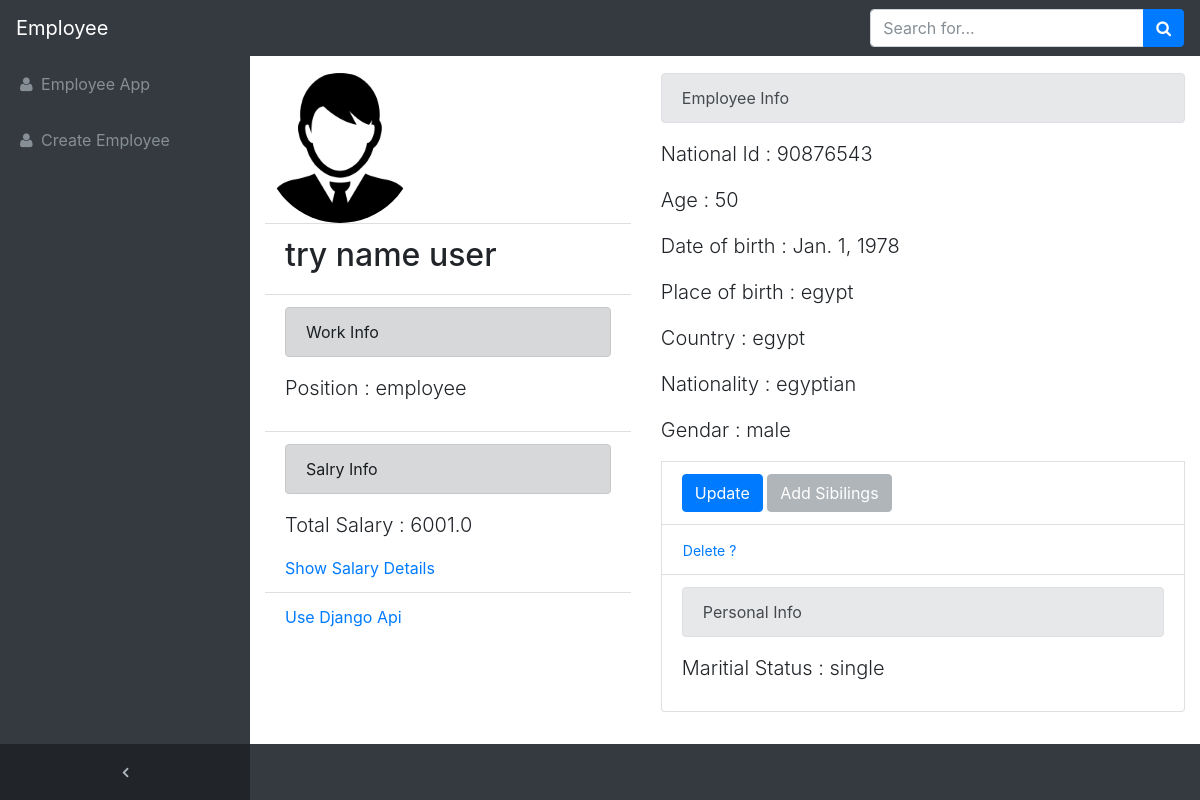
The page /try/ on the database its author committed.
### mainapp/models.py (models this page shows, shortened)
class Employee(models.Model):
	first_name		= models.CharField(max_length=50)
	last_name		= models.CharField(max_length=50)
	middle_name		= models.CharField(max_length=50)
	slug 	   		= models.SlugField(blank=True ,
						unique=True)
	image 			= models.ImageField(
						upload_to = upload_image_path ,
				        blank= True)
	national_id		= models.CharField(max_length=15 ,
						unique=True)
	position 		= models.CharField(max_length=120 ,
						default='Employee',
				  		choices=POSITION_CHOICES)
	jop 			= models.CharField(max_length=150,
						 blank= True )
	age 			= models.IntegerField()
	date_of_birth	= models.DateField()
	timestamp   	= models.DateTimeField(
						auto_now_add=True)
	place_of_birth  = models.CharField(max_length=120)
	country 		= models.CharField(max_length=50)
	nationality 	= models.CharField(max_length=50)
	maritial_status = models.CharField(max_length=50 ,
					default ='Male' ,
					choices=MARIRTIAL_STATUS_CHOICES)
	gendar 			=  models.CharField(max_length=50 ,
						default ='Male' ,
						choices=GENDAR_COICES)
	objects 		= EmployeeManager()
	def full_name(self):
		self.FullName = self.first_name + ' ' + self.middle_name+ ' '+self.last_name
		return self.FullName

### salary/models.py (models this page shows, shortened)
class Salary(models.Model):
	employee 		= models.OneToOneField(Employee)
	main_salary 	= models.DecimalField(
						max_digits =15,
						decimal_places=2)
	total_earnings  = models.DecimalField(
						default=0,
						max_digits=15,
						decimal_places=2 ,
						blank=True)
	total_deductions = models.DecimalField(
						max_digits=15,
						decimal_places=2 ,
						blank=True ,default=0)
	deductions 		= models.ManyToManyField(
						Deduction
						,blank=True)
	earnings 		= models.ManyToManyField(
						Earnings
						,blank=True)
	def total_salary(self):
		total = float(self.main_salary) + float(self.total_earnings) -float(self.total_deductions)
		return (total)
	def get_absolute_url(self):
		pk = self.id
		return reverse('salary:detail',kwargs={'pk':pk})

### mainapp/views.py (the view)
class EmployeeDetailView(DetailView):
	template_name= 'mainapp/detailview.html'
	def get_object(self,*args,**kwargs):
		request = self.request
		slug = self.kwargs.get('slug')
		qs = Employee.objects.filter(slug=slug)
		if qs.count() != 1:
			raise Http404("Employee doesn't exist !")
		return qs.first()
	def get_context_data(self,*args,**kwargs):
		context = super( EmployeeDetailView ,
			 self).get_context_data(*args,**kwargs)
		e = context.get('object')
		qs = Sibilings.objects.filter(employee=e)
		form = SibilingsForm()
		s_info = Salary.objects.filter(employee=e)
		salary_info =s_info.first()
		context['sibilings'] 	= qs
		context['form']			= form
		context['salary_info']	= salary_info
		return context

### siblings/forms.py
class SibilingsForm (forms.Form):
	relation  = forms.CharField(
					label='Relation' ,
					widget=forms.Select(
					choices=RELATION_CHOICES,
					attrs={"class":"form-control"
					}))
	full_name  = forms.CharField(
					label='Full Name' ,
					widget=forms.TextInput(
					attrs={"class":"form-control"
					,"placeholder":"Full Name"}))
	age  = forms.CharField(label='Age' ,
				widget=forms.TextInput(
					attrs={"class":"form-control"
					,"placeholder":"Age"}))
	nationality = forms.CharField(label='Nationality' ,
					widget=forms.TextInput(
					attrs={"class":"form-control"
					,"placeholder":"Nationality"}))

### mainapp/models.py (called while the page is built)
	def get_queryset(self):
		return EmployeeQuerySet(self.model, using=self._db)

### templates/mainapp/detailview.html (shortened to what this page needs)
{% extends 'base.html' %}
{% load static %}
{% block content %}
 {% include "siblings/sibilings_moda.html" with employee=object %}
<div class='container'>
  <div class="row featurette">
     <div class=" mx-auto col-md-5">
      {% if object.image %}
            <img class="featurette-image rounded-circle  mx-auto" src="{{ object.image.url }}" alt="Generic placeholder image"  width="150" height="150"> {% elif object.gendar == "male" %}
             <img class="featurette-image rounded-circle  mx-auto" src="{% static 'img/male.png'%}" alt="Generic placeholder image"  width="150" height="150">
             {% elif object.gendar == "female" %}
             <img class="featurette-image rounded-circle  mx-auto" src="{% static 'img/female.png'%}" alt="Generic placeholder image"  width="150" height="150">
             {% endif %}
            <ul class="list-group list-group-flush">
           <li class="list-group-item">
           <h2 class="featurette-heading">{{ object.full_name }} <br>
          </h2>
           </li>
           <li class="list-group-item">
             <div class="alert alert-dark" role="alert">
              Work Info
             </div>
              <p class="lead"> Position : {{object.position}}</p>
           </li>
           <li class="list-group-item">
             <div class="alert alert-dark" role="alert">
              Salry Info
             </div>
              <p class="lead"> Total Salary : {{salary_info.total_salary}}</p>
              <a href="{{ salary_info.get_absolute_url }}"> Show Salary Details </a>
           </li>
            <li class="list-group-item">
              {% url 'api_view' as api  %}
              <a href="/api/{{object.id}}/">Use Django Api </a>
              </li>
           </ul>
      </div>
          <div class="col-md-7">
            <div class="alert alert-secondary" role="alert">
              Employee Info
            </div>
            <p class="lead"> National Id : {{ object.national_id }} </p>
            <p class="lead"> Age : {{object.age}} </p>
            <p class="lead"> Date of birth : {{object.date_of_birth}} </p>
             <p class="lead"> Place of birth : {{object.place_of_birth }} </p>
             <p class="lead"> Country  : {{object.country  }} </p>
             <p class="lead"> Nationality  : {{object.nationality  }} </p>
              <p class="lead"> Gendar  : {{object.gendar  }} </p>
              <li class="list-group-item">
               <button class="btn btn-primary"  type="submit" data-toggle="modal"  data-target="#exampleModal2"> Update
                </button>
              <button class="btn btn-secondary"  type="submit" data-toggle="modal"  data-target="#sibilingsModa"
              {% if object.maritial_status == 'single' %} disabled {% endif %}>  Add Sibilings
              </button>
          </li>
           <li class="list-group-item">
              <form method='post' action="{% url 'delete' %}">
                 <button class='btn btn-link btn-sm '  type="submit" style='padding:0px;'  > Delete ?
                 </button>
                </form>
             </li>
             <li class="list-group-item" id="personal-info">
            <div class="alert alert-secondary" role="alert">
              Personal Info
            </div>
            <p class="lead">Maritial Status : {{object.maritial_status}} </p>
             </li>
          </div>
</div>
</div>
{% endblock %}

### static/sb-admin.css (style rules this page uses)
html { position: relative; min-height: 100%; }
body { overflow-x: hidden; }
body.sticky-footer { margin-bottom: 56px; }
body.fixed-nav { padding-top: 56px; }

### templates/base.html (style rules this page uses)
div { overflow: auto;; }

### rows shown on the page
Employee: full_name "try name user", position "employee", national_id "90876543", age "50", date_of_birth "Jan. 1, 1978", place_of_birth "egypt", country "egypt", nationality "egyptian", gendar "male", maritial_status "single"
Salary: total_salary "6001.0"
